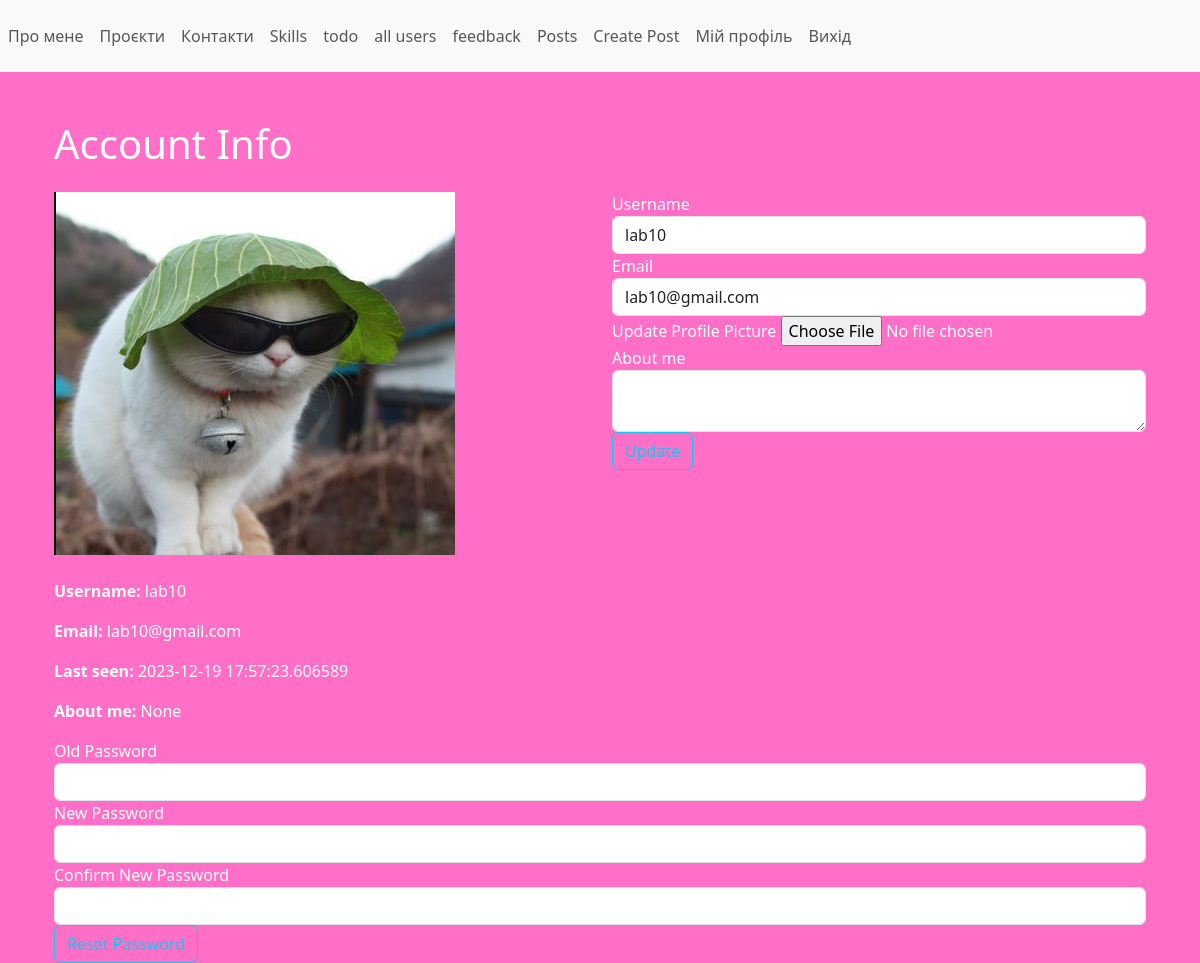
/account (signed in), run on an earlier commit of the app's database.
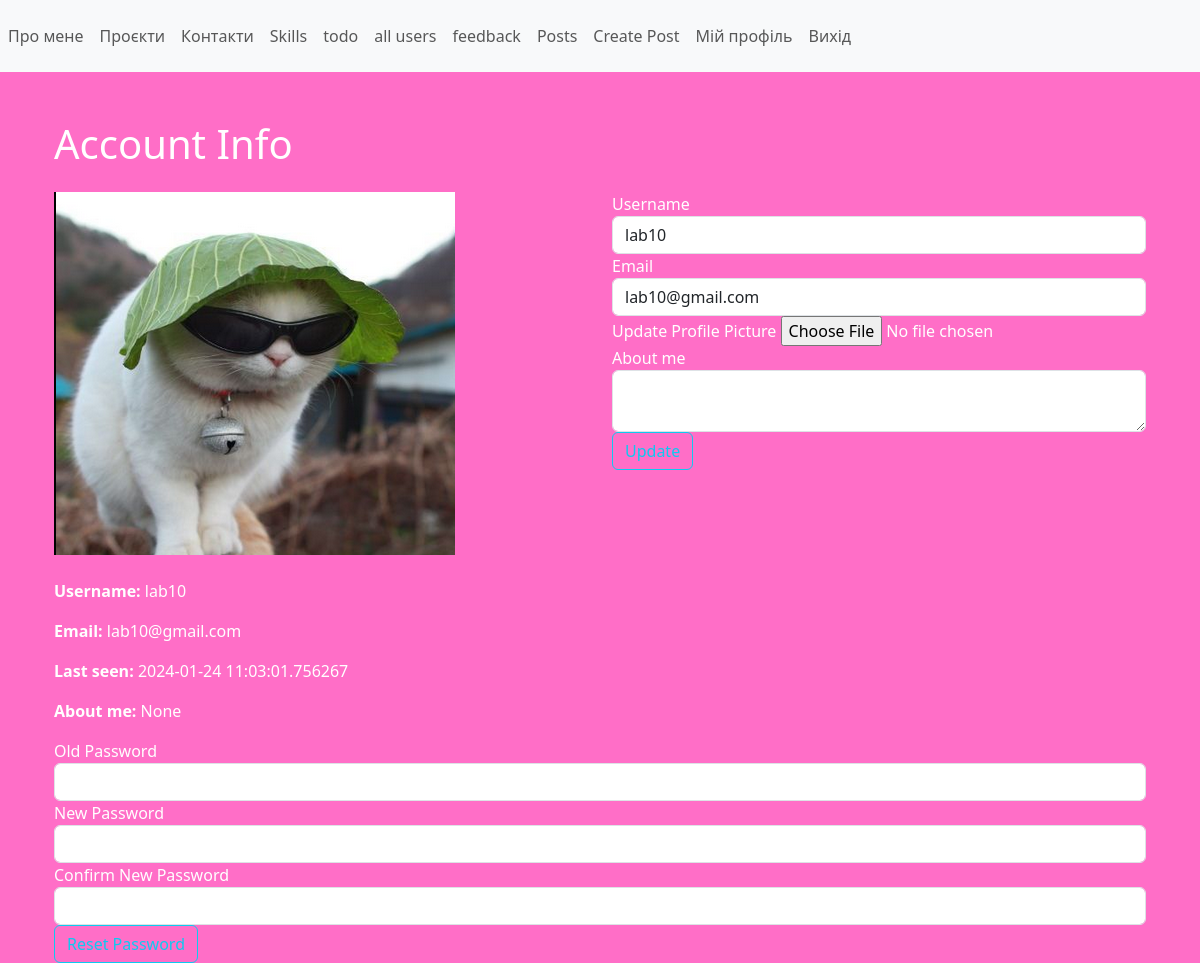
And on a later commit of the database.
### app/models.py (models this page shows, shortened)
class User(UserMixin, db.Model):
    id = db.Column(db.Integer, primary_key=True)
    username = db.Column(db.String(50), unique=True, nullable=False)
    email = db.Column(db.String(120), unique=True, nullable=False)
    password_hash = db.Column(db.String(128), nullable=False)
    image_file = db.Column(db.String(20), server_default='default.jpg', nullable=False)
    about_me = db.Column(db.String(140))
    last_seen = db.Column(db.DateTime, default=datetime.utcnow)

### app/accounting/views.py (the view, shortened to what this page needs)
@accounting_bp.route("/account", methods=['GET', 'POST'])
@login_required
def account():
    form = UpdateAccountForm()
    reset_form = ResetPasswordForm()
    if form.validate_on_submit():
        if form.picture.data:
            picture_file = save_picture(form.picture.data)
            current_user.image_file = picture_file
        current_user.username = form.username.data
        current_user.email = form.email.data
        current_user.about_me = form.about_me.data
        db.session.commit()
        flash('Your account has been updated!', 'success')
        return redirect(url_for('accounting.account'))
    elif request.method == 'GET':
        form.about_me.data = current_user.about_me
        form.username.data = current_user.username
        form.email.data = current_user.email
    image_file = url_for('static', filename='profile_pics/' + current_user.image_file)
    return render_template('account.html', title='Account', image_file=image_file, form=form, reset_form=reset_form,
                           navigation=navigation)

### app/accounting/forms.py (shortened to what this page needs)
class UpdateAccountForm(FlaskForm):
    username = StringField('Username', validators=[DataRequired(), Length(min=2, max=20)])
    email = StringField('Email', validators=[DataRequired(), Email()])
    picture = FileField('Update Profile Picture', validators=[FileAllowed(['jpg', 'png'])])
    about_me = TextAreaField('About me', validators=[Length(max=200)])
    submit = SubmitField('Update')

class ResetPasswordForm(FlaskForm):
    old_password = PasswordField('Old Password', validators=[DataRequired()])
    password = PasswordField('New Password', validators=[DataRequired()])
    password2 = PasswordField('Confirm New Password', validators=[DataRequired(), EqualTo('password')])
    submit = SubmitField('Reset Password')

### app/accounting/views.py (called while the page is built)
@accounting_bp.after_request
def after_request(response):
    if current_user.is_authenticated:
        current_user.last_seen = datetime.now()
        try:
            db.session.commit()
        except:
            flash('Error while updating user last seen!', 'danger')
    return response

### app/models.py (called while the page is built)
@login_manager.user_loader
def load_user(user_id):
    return User.query.get(int(user_id))

### app/accounting/templates/account.html (shortened to what this page needs)
{% extends "base.html" %}
{% block content %}
<div class="container mt-5">
    <h1 class="mb-4">Account Info</h1>
    <div class="row">
        <div class="col-md-6">
            <img src="{{ url_for('static', filename='profile_pics/' + current_user.image_file) }}"
                 class="img-fluid mb-4" alt="Profile Picture">
            <p><strong>Username:</strong> {{ current_user.username }}</p>
            <p><strong>Email:</strong> {{ current_user.email }}</p>
            <p><strong>Last seen:</strong> {{ current_user.last_seen }}</p>
            <p><strong>About me:</strong> {{ current_user.about_me }}</p>
        </div>
        <div class="col-md-6">
            <form method="POST" action="" enctype="multipart/form-data">
                <div class="form-group">
                    {{ form.username.label(class="form-control-label") }}
                    {{ form.username(class="form-control") }}
                </div>
                <div class="form-group">
                    {{ form.email.label(class="form-control-label") }}
                    {{ form.email(class="form-control") }}
                </div>
                <div class="form-group">
                    {{ form.picture.label() }}
                    {{ form.picture(class="form-control-file") }}
                </div>
                <div class="form-group">
                    {{ form.about_me.label(class="form-control-label") }}
                    {{ form.about_me(class="form-control") }}
                </div>
                <div class="form-group">
                    {{ form.submit(class="btn btn-outline-info") }}
                </div>
            </form>
        </div>
        <form method="POST" action="" enctype="multipart/form-data">
            <div class="form-group">
                {{ reset_form.old_password.label(class="form-control-label") }}
                {{ reset_form.old_password(class="form-control") }}
            </div>
            <div class="form-group">
                {{ reset_form.password.label(class="form-control-label") }}
                {{ reset_form.password(class="form-control") }}
            </div>
            <div class="form-group">
                {{ reset_form.password2.label(class="form-control-label") }}
                {{ reset_form.password2(class="form-control") }}
            </div>
            <div class="form-group">
                {{ reset_form.submit(class="btn btn-outline-info") }}
            </div>
        </form>
    </div>
</div>
{% endblock content %}

What changed in the data, as far as the page shows it:
changed User "lab10": last_seen "2023-12-19 17:57:23.606589" → "2024-01-24 11:03:01.756267"
